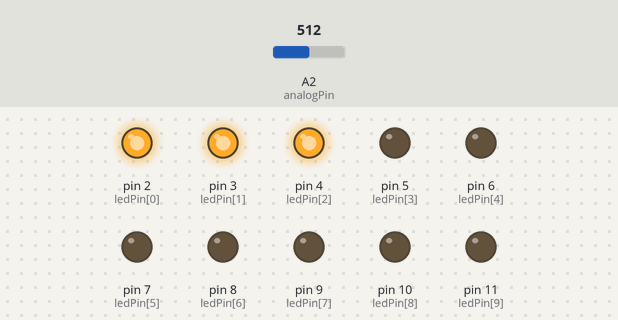
Bench run of a sketch on a simulated Arduino Uno, built with avr-gcc and run on an emulated ATmega328P. On the bench: output pins drawn as LEDs (lit = HIGH). The inputs (shaded band) are chosen by the test bench; at power-on: A2 (analogPin) = 512.

Above: at 1.3 s.
1.4 s: A2 (analogPin) set to 482
At 1.77 s:
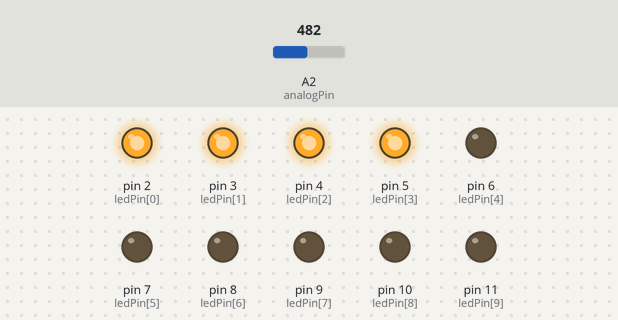
4.5 s: A2 (analogPin) set to 432
At 7.28 s:
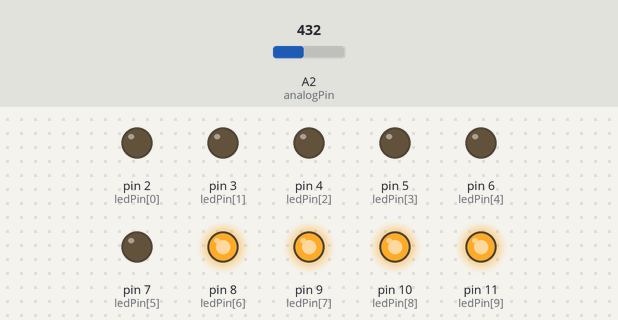
7.6 s: A2 (analogPin) set to 405
10.7 s: A2 (analogPin) set to 381
13.8 s: A2 (analogPin) set to 0
At 14.9 s:
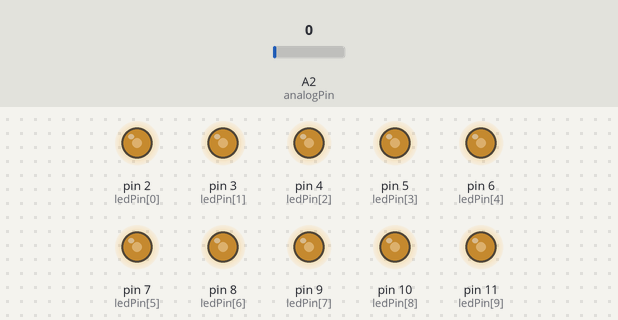
15.3 s: A2 (analogPin) set to 20
At 15.47 s:
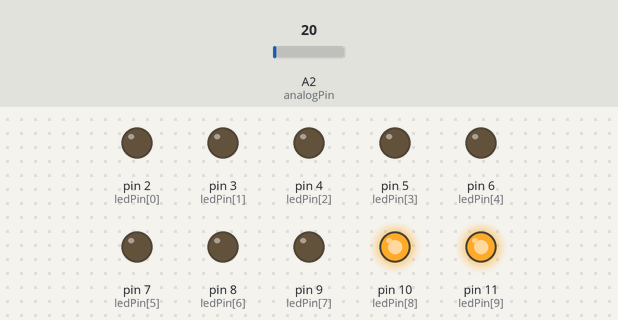
Timing chart, 0 to 65.9 s (numbered marks = the images above; inputs shaded):
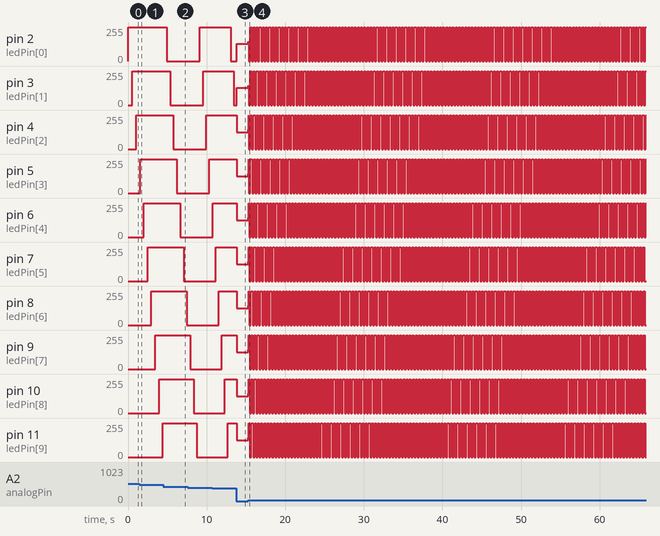

Measured:
- the behaviour switches between 494 and 493 on A2 (analogPin) (found by bisection; images 0 and 1)
- the behaviour switches between 449 and 448 on A2 (analogPin) (found by bisection; images 1 and 2)
- after the input at 1.4 s, pin 11 (ledPin[9]): 0/255 → 255/255 after 3.0 s
- after the input at 4.5 s, pin 7 (ledPin[5]): 255/255 → 0/255 after 2.6 s instead of 2.8 s; pin 8 (ledPin[6]): 255/255 → 0/255 after 3.0 s
- after the input at 13.8 s, pin 2 (ledPin[0]), pin 3 (ledPin[1]): 0/255 → 128/255 after 0.07 s; pin 4 (ledPin[2]), pin 5 (ledPin[3]), pin 6 (ledPin[4]): 255/255 → 125/255 after 0.07 s; pin 7 (ledPin[5]), pin 8 (ledPin[6]), pin 9 (ledPin[7]): 255/255 → 126/255 after 0.07 s; pin 10 (ledPin[8]), pin 11 (ledPin[9]): 255/255 → 127/255 after 0.07 s
- after the input at 15.3 s, pin 2 (ledPin[0]): 128/255 → 145/255 at once, then repeats every 0.38 s: 0/255 0.18 s, 255/255 0.20 s; pin 3 (ledPin[1]): 128/255 → 145/255 at once, then repeats every 0.40 s: 0/255 0.20 s, 255/255 0.20 s

The sketch:

Chuong3-Bai4.ino
```cpp
//Bai 4

int ledPin[] = {2,3,4,5,6,7,8,9,10,11}; // M?ng luu v? trí các chân Digital mà các dèn LED s? d?ng theo th? t? t? 3->12.
int analogPin = A2;
void setup() {

  for (int i=0; i<10; i++) {
    pinMode(ledPin[i],OUTPUT);  //Các chân LED là OUTPUT
    digitalWrite(ledPin[i],LOW); //M?c d?nh các dèn LED s? t?t
  }
}
void loop() {
  for (int i = 0; i < 10; i ++) {
    digitalWrite(ledPin[i],HIGH); // T?t dèn
    delay(analogRead(A2));
  }

  //B?t tu?n t? các dèn led
  for (int i=0; i < 10; i++) {
    digitalWrite(ledPin[i],LOW); //B?t dèn
 delay(analogRead(A2)); // D?ng d? các dèn LED sáng d?n
  }

}
```
